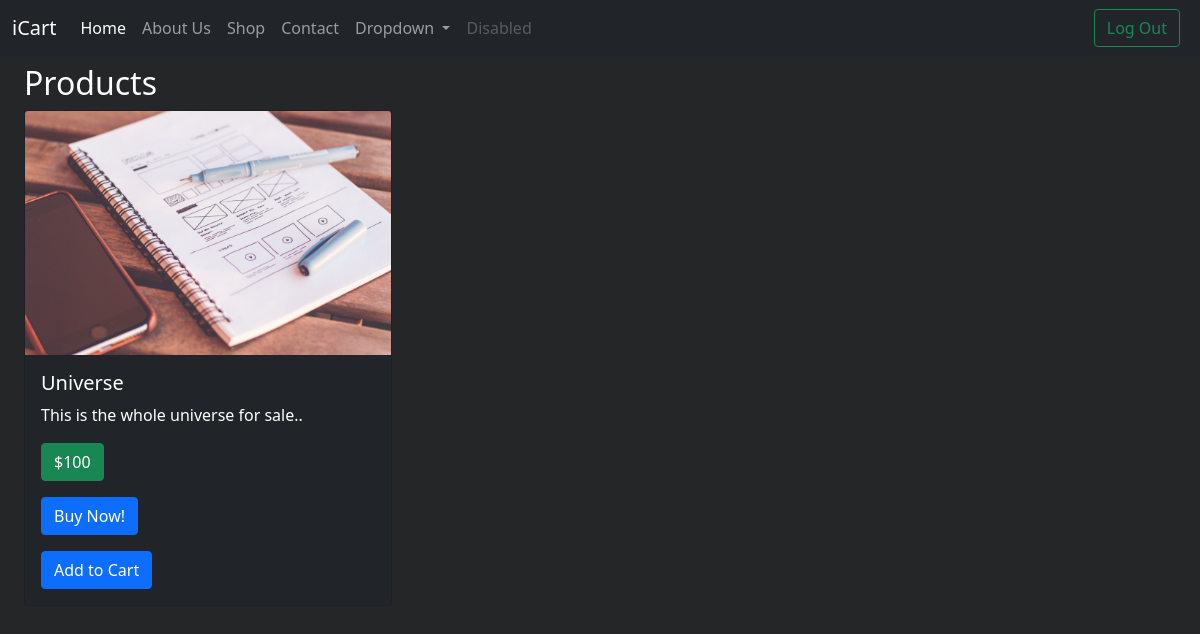
/shop (signed in), run on the app's committed database.
### shop/models.py (models this page shows, shortened)
class product(models.Model):
    name = models.CharField(max_length=120, blank=False)
    prodImg = models.ImageField(upload_to='static/prod_img', max_length=None)
    desc = models.TextField(blank=False)
    seller = models.CharField(blank=False, max_length=50)
    price = models.IntegerField(blank=False, default=0)
    date = models.DateField(default=timezone.now)

### shop/views.py (the view)
# urls.py: path('', views.shopHome, name="shopHome")
def shopHome(request):
    products = product.objects.all()
    return render(request, 'shop.html', context={'products': products})

### templates/shop.html
{% extends 'base.html' %}
{% block body %}
<div class="container-fluid mb-4">
<h2>Products</h2>
<div class="row row-cols-1 row-cols-md-3 g-4">
{% for product in products %}
{% include 'card.html' %}
{% endfor %}
</div>
</div>
{% endblock body %}

### templates/card.html (shortened to what this page needs)
{% load static %}
<div class="col">
    <div class="card bg-dark text-white">
      <img src="{{ product.prodImg }}" class="card-img-top" alt="https://bit.ly/3tF3b3t">
      <div class="card-body">
        <h5 class="card-title">{{ product.name }}</h5>
        <p class="card-text">{{product.desc}}</p>
        <span class="btn btn-success"style = "cursor:auto;" >${{product.price}}</span>
        <div>
        <form>
        <button class="btn btn-primary mt-3">Buy Now!</button>
        </div>
        <form>
        <button class="btn btn-primary mt-3">Add to Cart</button>
        </form>
      </div>
    </div>
</div>

### static/style.css (style rules this page uses)
body { background: #252627 !important; color: white !important; }

### data on the page
product: prodImg (picture), name "Universe", desc "This is the whole universe for sale..", price "100"
